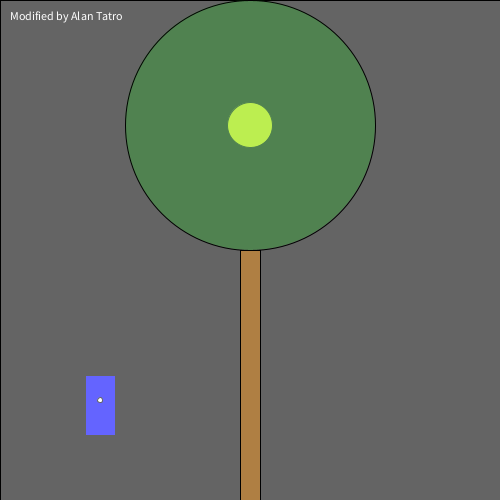
Frame 1 (no input)
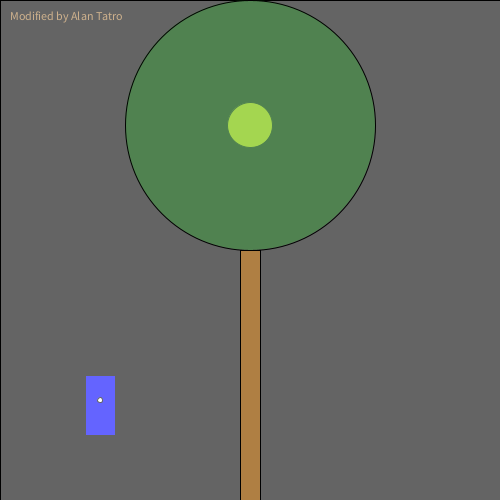
Frame 60 (the mouse pressed at the canvas centre just before this capture)
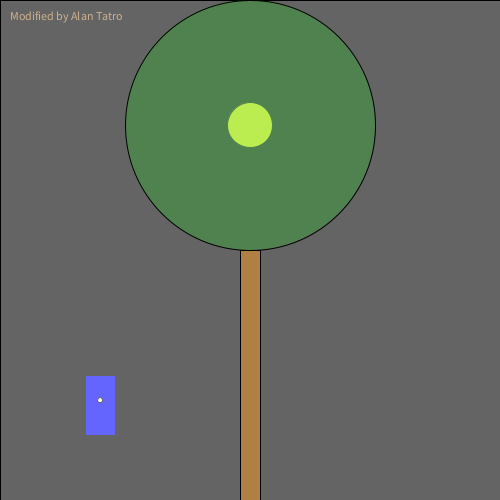
Frame 120 (the mouse held since frame 60 and released just before this capture)

The Processing sketch that drew these frames (run headless with seeded random() and noise(); from frame 60 on, the mouse is pressed at the canvas centre):

// Processing sketch: processing_109415
// ── processing_109415.pde

/*
  Norm Krumpe
  September 22, 2012
  Models a light that is triggered by motion (in this case, motion
  of the mouse).  The light also has a timer.  So, motion turns on the
  light, but a certain amount of time passing with no motion will
  cause the light to turn off again.
*/

// How close you need to get to the
// light sensor in order to turn on
// the light.  Higher values make it
// easier to trigger the light.  Distance
// is measured in pixels.
final int TRIGGER_DISTANCE = 50;

// The location of the sensor:
final int SWITCH_CENTER_X = 100;
final int SWITCH_CENTER_Y = 400;

// seconds until light shuts off automatically when there is no motion
final float SECONDS_UNTIL_AUTO_SHUTOFF = 10; 

// Light will initially be on because of this next value.
// Want the light off initially?  
// Set this to something less than SECONDS_UNTIL_AUTO_SHUTOFF
float timeOfLastTrigger = 0; 
boolean revealTriggerRegion = false;

// Just choose a window size
void setup() {
  size(500, 500);
}

// Each time the mouse moves, check to see
// if it triggered the motion sensor
void mouseMoved() {
  if (motionSensorWasTriggered()) {
    timeOfLastTrigger = millis()/1000.0;
  }
}

// When a key is pressed, toggle the "cheat" that
// reveals the motion sensor's trigger region.
void keyPressed() {
  revealTriggerRegion = !revealTriggerRegion;
}

// Draw the various parts of the scene
void draw() {
  background(0);
text("Modified by Alan Tatro", 10, 20);
  drawLightSwitch();
  drawLamp();  
  drawTriggerRegion();
}

// Draws all components of the lamp
void drawLamp() {
  drawLight();
  fill(0, 255, 0, 50);
  ellipse(250, 125, 250, 250);
  fill(175, 127, 67);
  rect(240, 250, 20, 250);
}

// How the light gets drawn depends on whether
// the lightbulb is lit.
void drawLight() {

  if (secondsSinceLastTrigger() < SECONDS_UNTIL_AUTO_SHUTOFF) {
    // If the light is on:
    int strength = (int)random(156, 256);
    fill(strength, strength, 0);
    ellipse(250, 125, 45, 45);
    fill(255, 100);
    rect(0, 0, width, height);
  }

  else {
    // Light is off:
    fill(10, 10, 0);
    ellipse(250, 125, 45, 45);
  }
}

// Draw the light switch/sensor
void drawLightSwitch() {
  fill(0, 0, 255);
  rect(SWITCH_CENTER_X - 15, SWITCH_CENTER_Y - 25, 30, 60);
  fill(255);
  ellipse(SWITCH_CENTER_X, SWITCH_CENTER_Y, 5, 5);
}

// Return true if the mouse triggered the sensor
boolean motionSensorWasTriggered() {
  return distanceFromLightSwitch() < TRIGGER_DISTANCE;
}

// Compute the distance between the mouse and the sensor
float distanceFromLightSwitch() {  
  return dist(mouseX, mouseY, SWITCH_CENTER_X, SWITCH_CENTER_Y);
}

// Determine how long it has been since the motion sensor
// was last turned on.
float secondsSinceLastTrigger() {
  return millis()/1000.0 - timeOfLastTrigger;
}

// Show a "cheat" region so that you know where the mouse
// needs to go in order to trigger the light sensor
void drawTriggerRegion() {
  if (revealTriggerRegion) {
    fill(255, 25);
    ellipse(SWITCH_CENTER_X, SWITCH_CENTER_Y, 
    TRIGGER_DISTANCE * 2, TRIGGER_DISTANCE * 2);
  }
}
